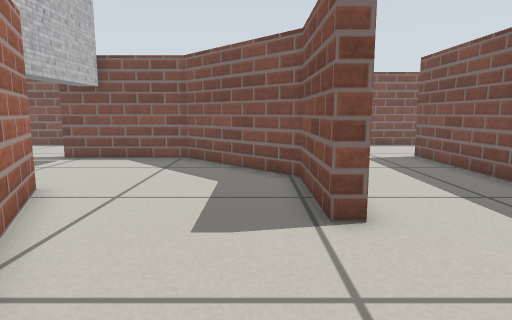
[1] (above)

16 first-person views from a walk through a robot-simulator world made for Gazebo. The camera is 0.45 m above the floor, tilts 8° down and sees 75° across. The floor is counted in squares, 0.25 m on a side. Each view is taken from the middle of a square. On the plan, view 1 faces up. The plan holds only what a view shows up to about 17 squares ahead; the rest is blank. Robots are left out.

[2]
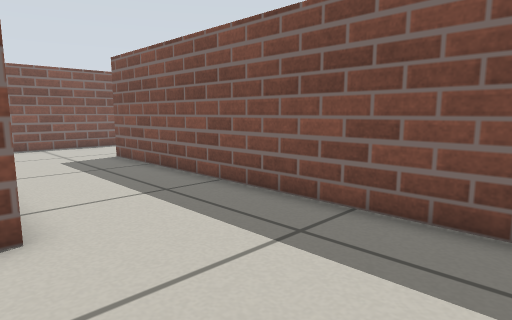

[3]
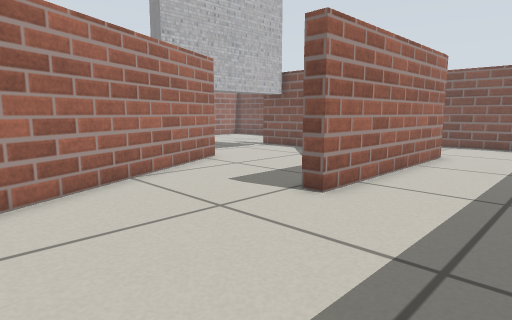

[4]
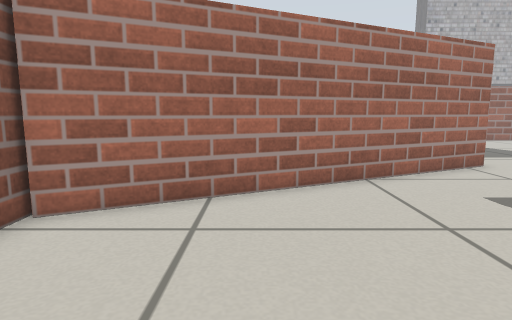

[5]
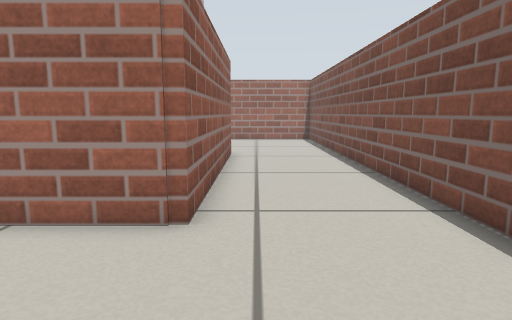

[6]
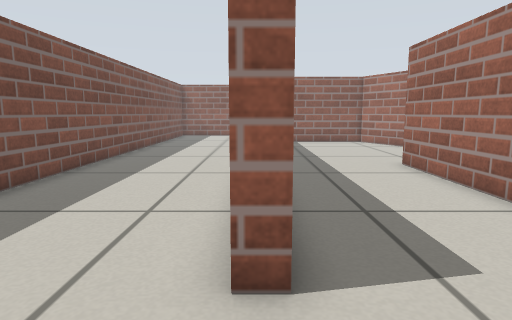

[7]
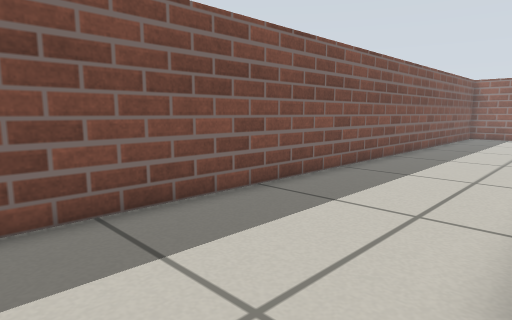

[8]
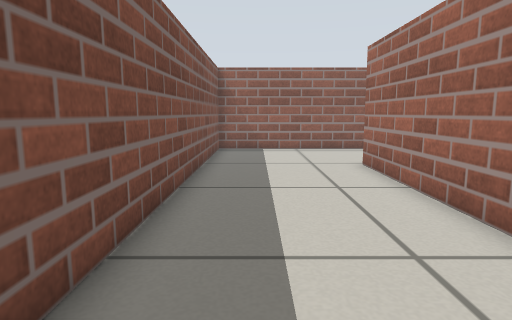

[9]
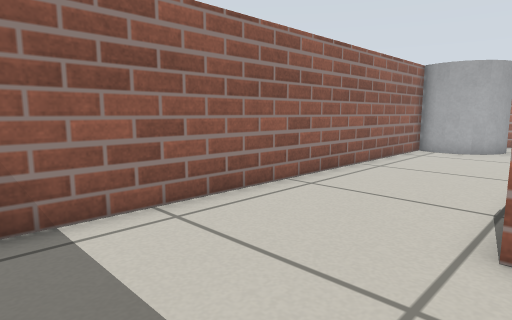

[10]
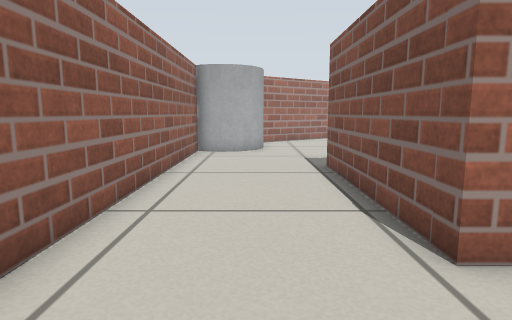

[11]
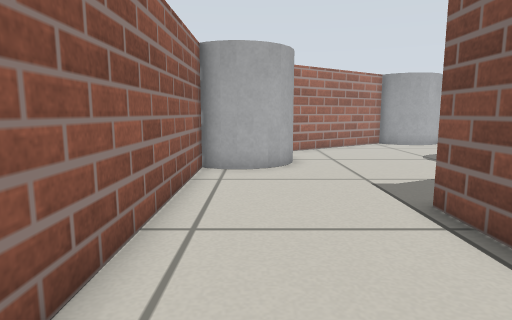

[12]
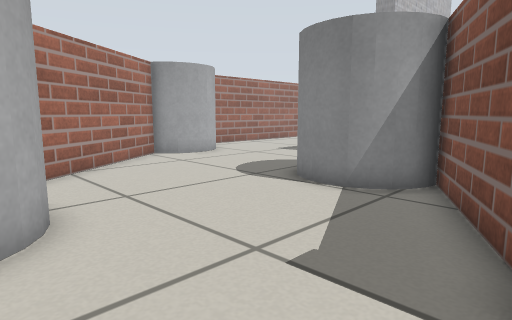

[13]
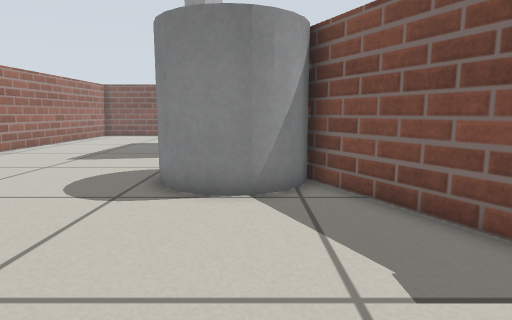

[14]
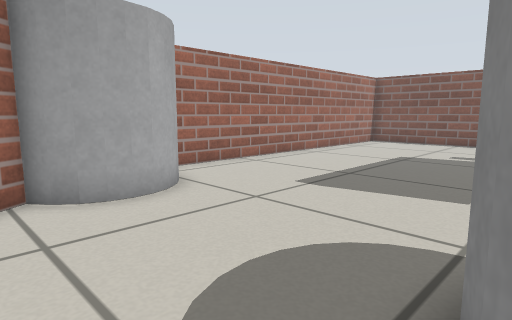

[15]
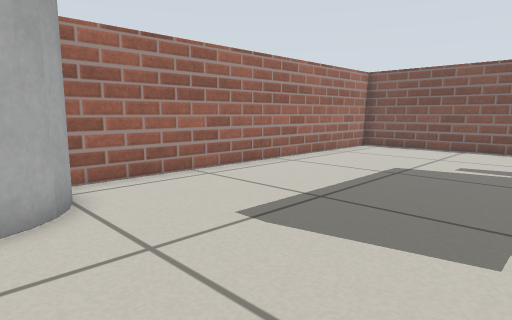

[16]
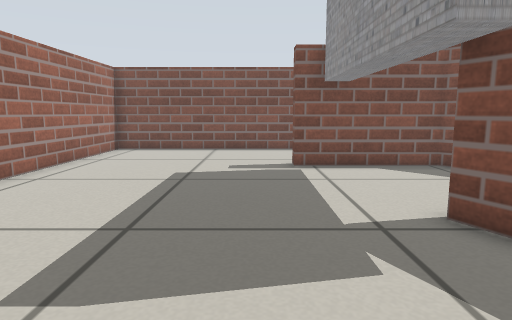

### Floor plan
Key: @ floor where view 1 was taken; # wall or solid block; . floor; T thing the floor can be seen under or through; C grey cylinder.
Columns run from 16 left of view 1 to 13 right of it. Each row starts with its distance up from view 1.
 19 ########################
 18 #.......................
 17 #.......................  ...
 16 #....................... ....#
 15 #............................#
 14 #........##########..........#
 13 #........T######  #....#.....#
 12 #........TT...##  #....#.....#
 11 #........TT....####....#.....#
 10 #........TT.....###....#.....#
  9 #........TT......##....#.....#
  8 #........TT......##....#.....#
  7 #........TTT.....##....#.....#
  6 #........TT##....##....#.....#
  5 #.......... #..........#.....#
  4 #.........  ##.........#.....#
  3   C.......   #.........#.....#
  2    C......   ##........#.....#
  1    C......C  C#........#.....#
  0   CC......C CC#.@......#.....#
 -1   #........CC.##....  .#.....#
 -2   ##...........#....   #.....#
 -3    ##..........##...   #.....#
 -4     ##..........########.....#
 -5      #.......................#
 -6      ##......................#
 -7          CCC.................#
 -8            C.................#
 -9            C.................#
-10            ###################

Where each view was taken, in squares from view 1:
view 1: 0 up, 0 right, facing up
view 2: 0 up, 1 right, facing up-right
view 3: 1 down, 6 right, facing up-left
view 4: 0 up, 6 right, facing left
view 5: 15 up, 7 right, facing left
view 6: 17 up, 7 right, facing down
view 7: 17 up, 7 right, facing down-right
view 8: 7 up, 11 right, facing down
view 9: 4 down, 12 right, facing down-left
view 10: 7 down, 11 right, facing left
view 11: 8 down, 6 right, facing left
view 12: 8 down, 0 right, facing up-left
view 13: 8 down, 4 left, facing up
view 14: 2 down, 6 left, facing up-left
view 15: 1 up, 7 left, facing up-left
view 16: 2 up, 9 left, facing up
